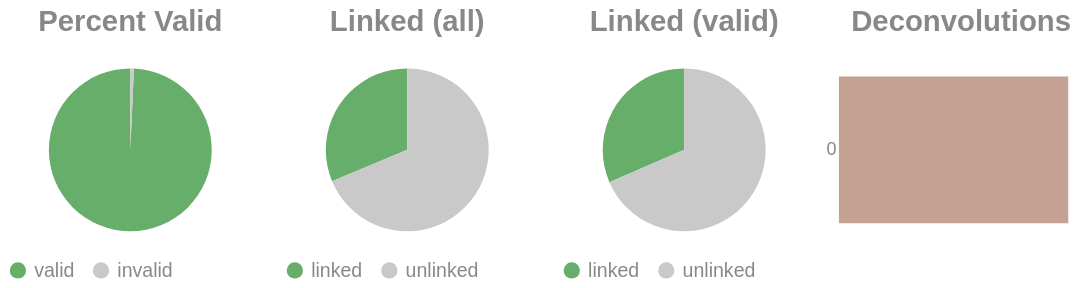

Here is the notebook cell this chart was saved with:
### Code cell
if SKIPLR:
    pass
else:
    clash = Counter()
    for i in valids['molecule'].to_list():
        _mol = i.split("-")
        if len(_mol) == 1:
            clash.update('0')
        else:
            clash.update(_mol[-1])

    _d = {"deconvolutions": [], 'count': []}
    for k,v in clash.items():
        _d['deconvolutions'].append(k)
        _d['count'].append(v)

    tot_valid = valids['reads'].sum()
    mask = valids['reads'] >= 2
    n_linked_reads = valids.filter(mask)['reads'].sum()
    if n_linked_reads == 0:
        print_html("No linked molecules (>=2 reads) were detected; skipping linked-only distributions.")
        SKIPLR = True
    else:
        perc_valid = round(tot_valid / n_reads, 4)
        linked_perc_abs = round(n_linked_reads / n_reads, 4)
        linked_perc = round(n_linked_reads / tot_valid, 4)

    _valid = pl.DataFrame({"valids": ['valid', 'invalid'], "count": [tot_valid, n_reads - tot_valid]})
    _linked_abs = pl.DataFrame({"linked (absolute)": ['linked', 'unlinked'], "count": [n_linked_reads, n_reads - n_linked_reads]})
    _linked_rel = pl.DataFrame({"linked (valids)": ['linked', 'unlinked'], "count": [n_linked_reads, tot_valid - n_linked_reads]})

    (
        alt.hconcat(
            piechart(_valid, goodval = 'valid', title = "Percent Valid"),
            piechart(_linked_abs, goodval = "linked", title =  "Linked (all)"),
            piechart(_linked_rel, goodval = "linked", title =  "Linked (valid)"),
            convolutionbar(pl.DataFrame(_d), title = "Deconvolutions"),
            center = True,
            bounds = 'flush'
        )
        .resolve_scale(color='independent')
        .resolve_legend('independent')
        .properties(usermeta={'embedOptions': {"actions": False}})
    ).display()

### Figure 1 — Vega-Lite specification as saved in the notebook (floating-point values rounded to 4 significant figures)
{"width": "container", "height": 400, "config": {"title": {"anchor": "start", "dy": -15, "fontSize": 18, "color": "#888888", "subtitleColor": "#888888", "subtitleFontSize": 14}, "arc": {"fill": "#0072B2"}, "axis": {"domainColor": "#888888", "domainWidth": 0.5, "gridWidth": 0.2, "grid": false, "titleFontWeight": 400, "titleFontSize": 15, "labelFontSize": 11, "labelColor": "#888888", "tickColor": "#888888", "tickWidth": 0.2, "titleColor": "#888888"}, "axisBand": {"grid": false}, "axisX": {"grid": true, "tickSize": 10, "domainCap": "round"}, "axisY": {"domain": false, "grid": true, "tickSize": 0, "domainCap": "round"}, "background": "transparent", "header": {"labelFontSize": 15, "labelColor": "#888888", "titleFontSize": 15, "titleFontWeight": 600, "titleColor": "#888888"}, "legend": {"labelFont": "sans-serif", "labelFontSize": 12, "labelColor": "#888888", "symbolSize": 100, "symbolType": "circle", "titleFontSize": 12, "titlePadding": 10, "titleColor": "#888888", "title": null}, "range": {"category": ["#E69F00", "#56B4E9", "#009E73", "#F0E442", "#0072B2", "#D55E00", "#CC79A7", "#000000"], "diverging": ["#cfe8f3", "#a2d4ec", "#73bfe2", "#46abdb", "#1696d2", "#12719e"]}, "area": {"fill": "#0072B2", "fillOpacity": 0.7, "line": true, "strokeOpacity": 0.7}, "line": {"color": "#0072B2", "stroke": "#0072B2", "strokeWidth": 2}, "trail": {"color": "#0072B2", "stroke": "#0072B2", "strokeWidth": 0, "size": 1}, "point": {"filled": true, "fillOpacity": 1.0, "size": 95}, "text": {"color": "#888888", "fontSize": 11, "align": "right", "fontWeight": 400, "size": 11}, "bar": {"fill": "#0072B2", "stroke": null}, "view": {"stroke": null, "continuousWidth": 660, "continuousHeight": 400}}, "hconcat": [{"data": {"name": "data-9270461df941ab1c903c342c30f854a1"}, "mark": {"type": "arc"}, "encoding": {"color": {"field": "valids", "legend": {"orient": "bottom", "title": null}, "scale": {"domain": ["valid", "invalid"], "range": ["#68ae6b", "#C9C9C9"]}, "title": "Valids", "type": "nominal"}, "theta": {"field": "count", "type": "quantitative"}, "tooltip": [{"field": "valids", "title": "Valids", "type": "ordinal"}, {"field": "percent", "format": ".2%", "title": "Percent", "type": "quantitative"}, {"field": "count", "title": "Count", "type": "quantitative"}]}, "height": 100, "title": {"text": "Percent Valid", "align": "center", "anchor": "middle"}, "transform": [{"calculate": "datum.count / 10561647", "as": "percent"}], "width": 150}, {"data": {"name": "data-ec6a5cf627e0e78a21ffba05c40895de"}, "mark": {"type": "arc"}, "encoding": {"color": {"field": "linked (absolute)", "legend": {"orient": "bottom", "title": null}, "scale": {"domain": ["linked", "unlinked"], "range": ["#68ae6b", "#C9C9C9"]}, "title": "Linked (Absolute)", "type": "nominal"}, "theta": {"field": "count", "type": "quantitative"}, "tooltip": [{"field": "linked (absolute)", "title": "Linked (Absolute)", "type": "ordinal"}, {"field": "percent", "format": ".2%", "title": "Percent", "type": "quantitative"}, {"field": "count", "title": "Count", "type": "quantitative"}]}, "height": 100, "title": {"text": "Linked (all)", "align": "center", "anchor": "middle"}, "transform": [{"calculate": "datum.count / 10561647", "as": "percent"}], "width": 150}, {"data": {"name": "data-e26301b3762d7fe7883bf037bca19c06"}, "mark": {"type": "arc"}, "encoding": {"color": {"field": "linked (valids)", "legend": {"orient": "bottom", "title": null}, "scale": {"domain": ["linked", "unlinked"], "range": ["#68ae6b", "#C9C9C9"]}, "title": "Linked (Valids)", "type": "nominal"}, "theta": {"field": "count", "type": "quantitative"}, "tooltip": [{"field": "linked (valids)", "title": "Linked (Valids)", "type": "ordinal"}, {"field": "percent", "format": ".2%", "title": "Percent", "type": "quantitative"}, {"field": "count", "title": "Count", "type": "quantitative"}]}, "height": 100, "title": {"text": "Linked (valid)", "align": "center", "anchor": "middle"}, "transform": [{"calculate": "datum.count / 10486792", "as": "percent"}], "width": 150}, {"data": {"name": "data-5b51b8dd1c7a8451d68c4ddb84b65058"}, "mark": {"type": "bar"}, "encoding": {"color": {"field": "deconvolutions", "legend": null, "scale": {"scheme": "lightgreyred"}, "type": "nominal"}, "tooltip": [{"field": "deconvolutions", "title": "Deconvolutions", "type": "ordinal"}, {"field": "percent", "format": ".2%", "title": "Percent", "type": "quantitative"}, {"field": "count", "title": "Count", "type": "quantitative"}], "x": {"axis": null, "field": "count", "type": "quantitative"}, "y": {"field": "deconvolutions", "sort": "ascending", "title": null, "type": "nominal"}}, "height": 100, "title": {"text": "Deconvolutions", "align": "center", "anchor": "middle"}, "transform": [{"calculate": "datum.count / 8447355", "as": "percent"}], "width": 150}], "bounds": "flush", "center": true, "resolve": {"legend": {"angle": "independent"}, "scale": {"color": "independent"}}, "usermeta": {"embedOptions": {"actions": false}}, "$schema": "https://vega.github.io/schema/vega-lite/v6.1.0.json", "datasets": {"data-9270461df941ab1c903c342c30f854a1": [{"valids": "valid", "count": 10486792}, {"valids": "invalid", "count": 74855}], "data-ec6a5cf627e0e78a21ffba05c40895de": [{"linked (absolute)": "linked", "count": 3303476}, {"linked (absolute)": "unlinked", "count": 7258171}], "data-e26301b3762d7fe7883bf037bca19c06": [{"linked (valids)": "linked", "count": 3303476}, {"linked (valids)": "unlinked", "count": 7183316}], "data-5b51b8dd1c7a8451d68c4ddb84b65058": [{"deconvolutions": "0", "count": 8447355}]}}
